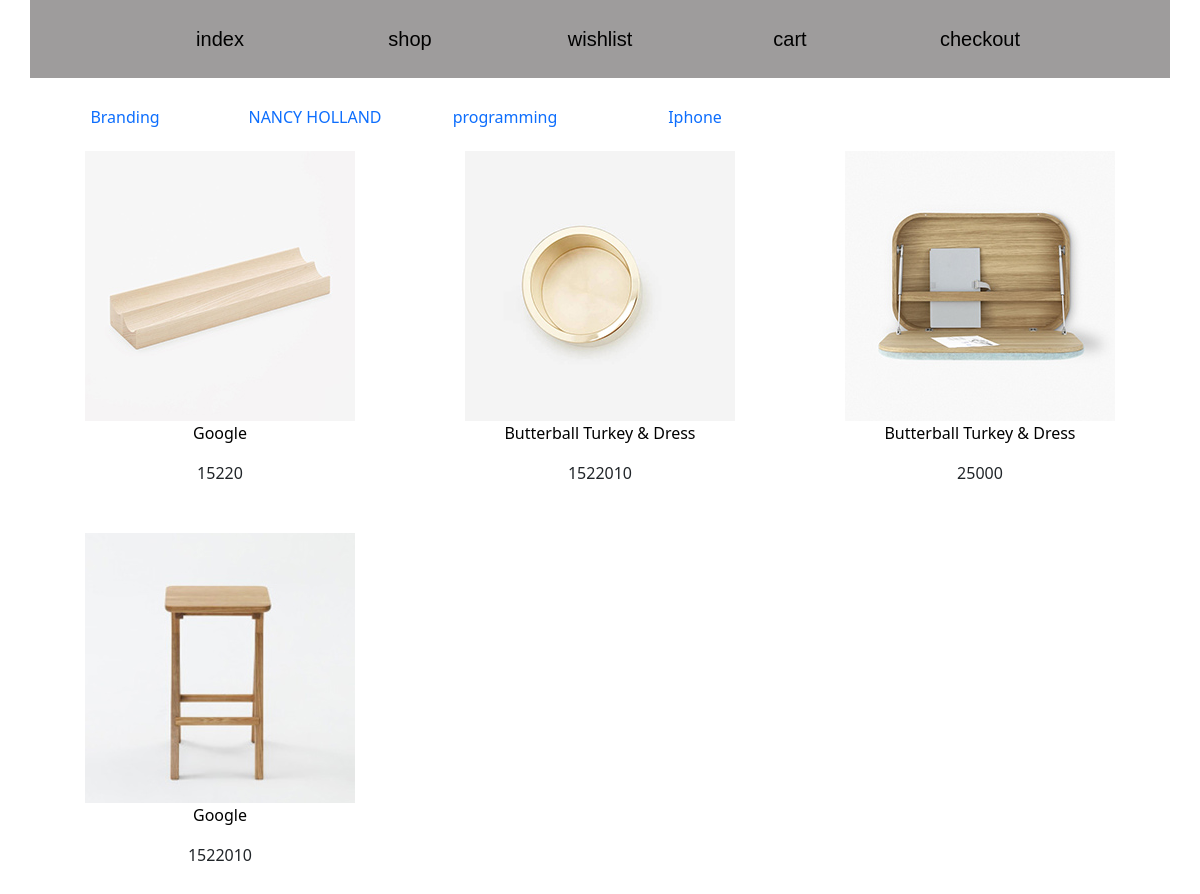
Screenshot of /category?c=Branding with the database file from the repository.
### main/models.py (models this page shows, shortened)
class Category(models.Model):
    name = models.CharField(max_length=150)

class Product(models.Model):
    cat = models.ForeignKey(Category, on_delete=models.CASCADE, null=True, blank=True)
    rasm = models.ImageField(upload_to='Maxsulot/')
    nomi = models.CharField(max_length=25)
    narxi = models.IntegerField()

### main/views.py (the view)
# urls.py: path('category', category, name='category'),
def category(request):
    category = request.GET['c']
    product = Product.objects.filter(cat__name=category)
    category = Category.objects.all()
    context = {
        'product':product,
        'category':category,
    }
    return render(request, 'category.html', context)

### templates/category.html (shortened to what this page needs)
{% load static %}
<!DOCTYPE html>
<html lang="en">
<head>
    <link rel="stylesheet" href="{% static 'css/bootstrap.css'%}">
    <link rel="stylesheet" href="{% static 'css/bootstrap.min.css'%}">
    <link rel="stylesheet" href="{% static 'css/style.css'%}">
</head>
<body>
    <header>
        <div class="container">
            <div class="row nav text-center">
                <div class="col-2 offset-1 py-4"><a href="{% url 'index' %}">index</a></div>
                <div class="col-2 py-4"><a href="{% url 'shop' %}">shop</a></div>
                <div class="col-2 py-4"><a href="{% url 'wishlist' %}">wishlist</a></div>
                <div class="col-2 py-4"><a href="{% url 'cart' %}">cart</a></div>
                <div class="col-2 py-4"><a href="{% url 'checkout' %}">checkout</a></div>
            </div>
        </div>
    </header>
    <section>
        <div class="container">
            <div class="row">
                {% for i in category %}
                <div class="col-2 cat text-center">
                    <h6><a href="{% url 'category' %}?c={{ i.name }}">{{i.name}}</a></h6>
                </div>
                {% endfor %}
            </div>
        </div>
        <div class="container">
            <div class="row">
                {% for i in product %}
                <div class="col-4 text-center prd py-3">
                    <a href="{% url 'productdetail' i.pk %}">
                        <img style="width: 270px; height: 270px;" src="{{ i.rasm.url }}" alt="product">
                        <p>{{i.nomi}}</p>
                    </a>
                    <p>{{ i.narxi }}</p>
                </div>
                {% endfor %}
            </div>
        </div>
    </section>
</body>
</html>

### static/css/style.css (style rules this page uses)
.nav { background-color: rgb(158, 156, 156); }
.nav a { text-decoration: none; font-size: 20px; font-family: Verdana, Geneva, Tahoma, sans-serif; color: black; }
section { padding-top: 30px; padding-bottom: 30px; }
.cat a { text-decoration: none; }
.prd a { text-decoration: none; color: black; }

### rows the page displays
Category: name "Branding"
Category: name "NANCY HOLLAND"
Category: name "programming"
Category: name "Iphone"
Product: rasm (picture), nomi "Google", narxi "15220"
Product: rasm (picture), nomi "Butterball Turkey & Dress", narxi "1522010"
Product: rasm (picture), nomi "Butterball Turkey & Dress", narxi "25000"
Product: rasm (picture), nomi "Google", narxi "1522010"
